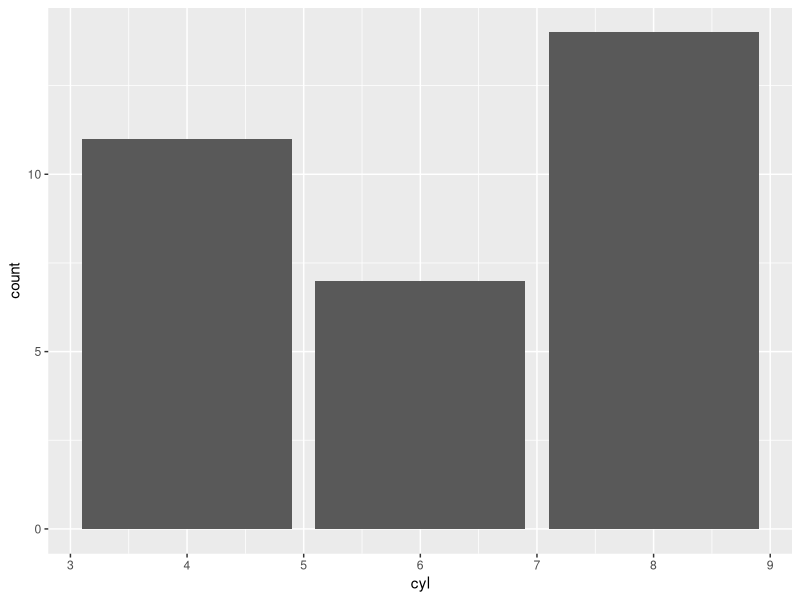
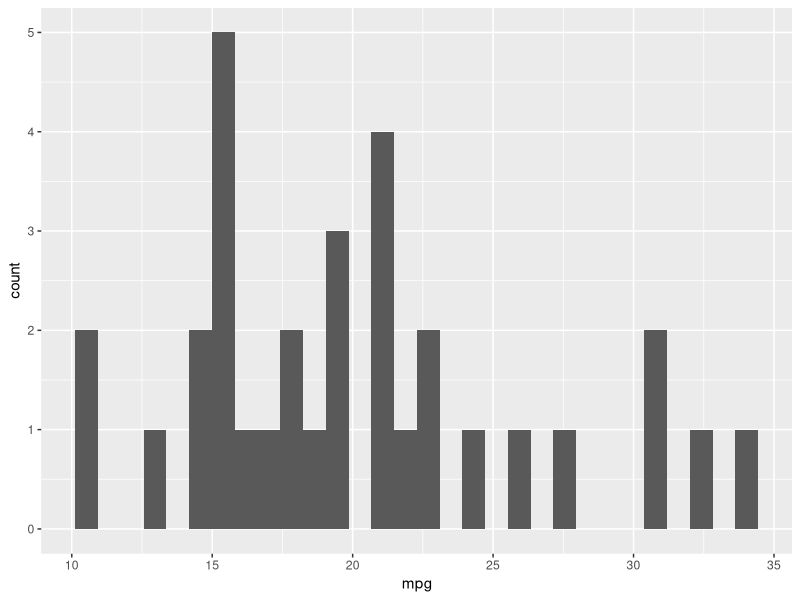
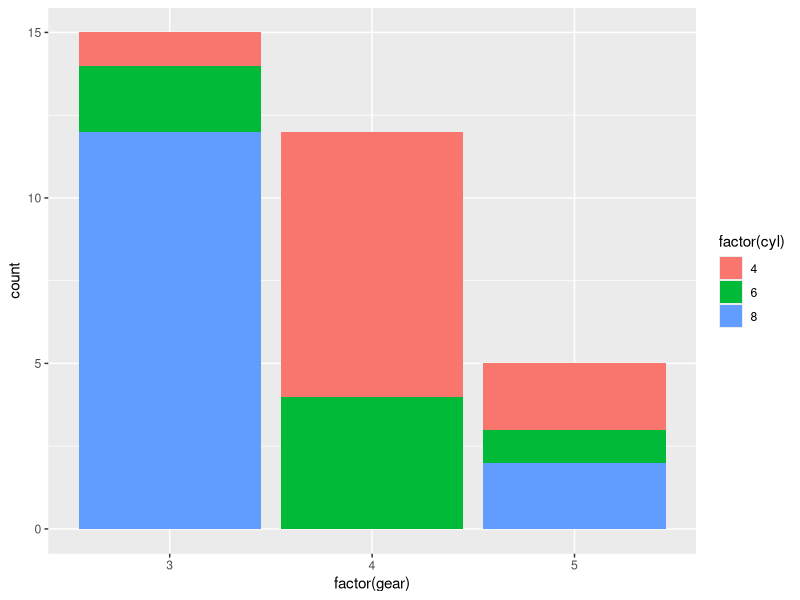
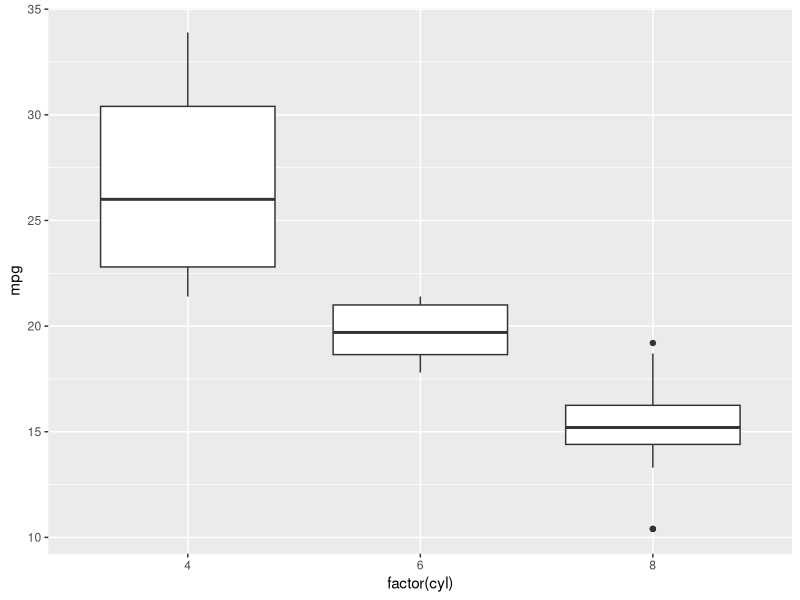
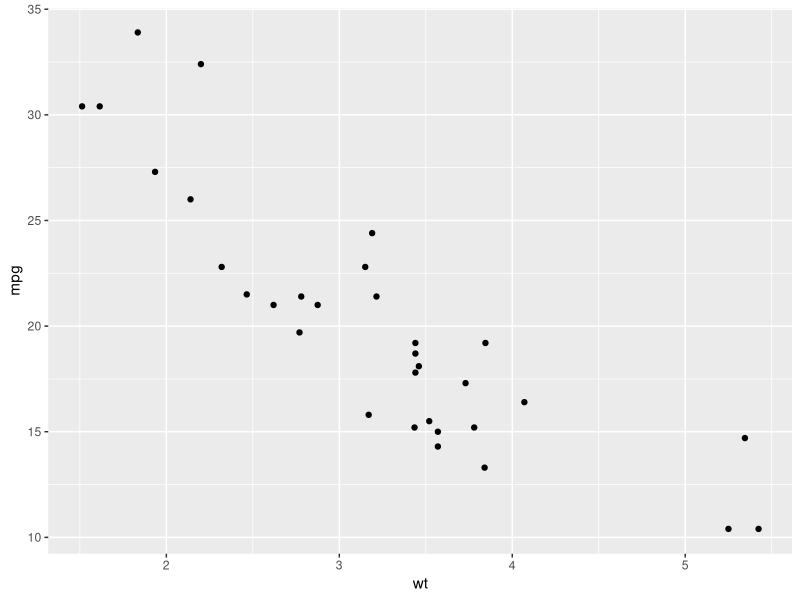
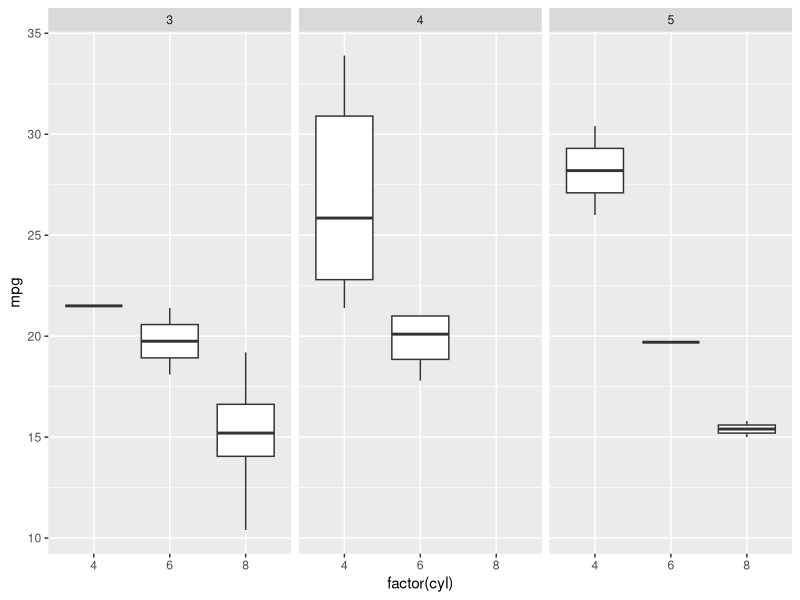
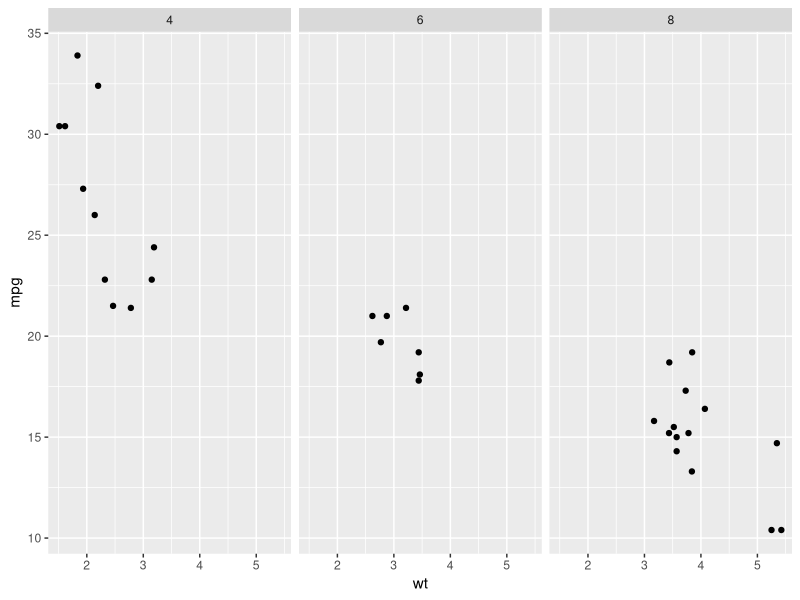
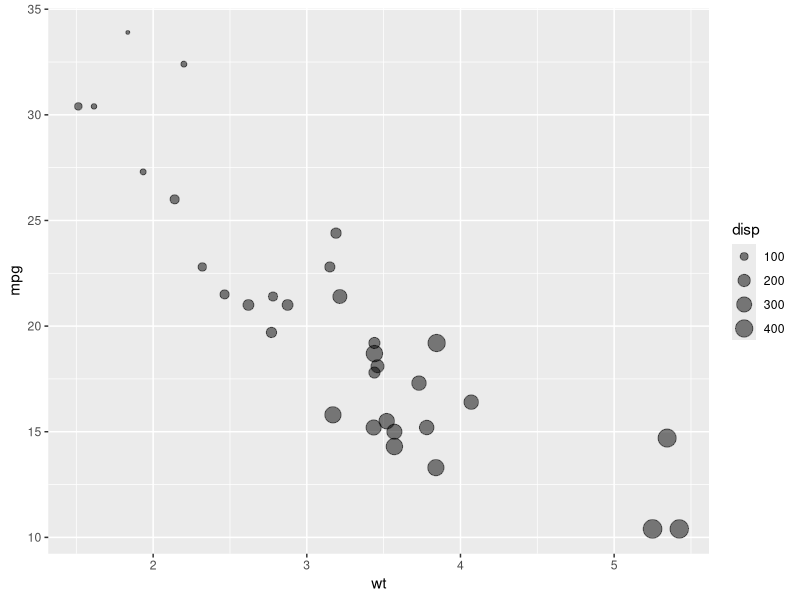

Here is the R script that generated these plots, in order:
## ---- chunk 1
knitr::opts_chunk$set(message = FALSE, warning = FALSE, error = FALSE, fig.height = 3)
## ---- chunk 2
df <- data.frame(numbers = 1:5, 
                 cities = c("Kabul", "Mazar", "Herat", "Jalalabad", "Kandahar"), 
                 population = c(4.635, 0.693, 1.780, 0.356, 0.557))
## ---- chunk 3
library(tidyverse)
df <- mutate(df, cities = as.character(df$cities))
## ---- chunk 4
df
## ---- chunk 5
df[2, 2]
## ---- chunk 6
df[2, ]
## ---- chunk 7
df[, 2]
## ---- chunk 8
df[-4, ]
## ---- chunk 9
df[c(2,3,1), ]
## ---- chunk 10
df$cities
## ---- chunk 11
df
data.frame(df, new_column = c(T,T,F,F,T))
## ---- chunk 12
df$new_column <- c(T,T,F,F,T)
df
## ---- chunk 13
titanic <- as.data.frame(Titanic)
## ---- chunk 14
nrow(titanic)
ncol(titanic)
dim(titanic)
str(titanic)
colnames(titanic)
rownames(titanic)
summary(titanic)
head(titanic)
tail(titanic)
## ---- chunk 15
table(titanic$Class)
unique(titanic$Class) #Levels because column Class is factor type (a type of character)
summary(titanic$Class)
## ---- chunk 16
ggplot(mtcars, aes(x = cyl)) + # data component
  geom_bar() # geom component
## ---- chunk 17
ggplot(mtcars, aes(x = mpg)) +  # data component
  geom_histogram() # geom component
## ---- chunk 18
ggplot(mtcars, aes(x = factor(gear), fill = factor(cyl))) +  # data component
  geom_bar() # geom component
## ---- chunk 19
ggplot(mtcars, aes(x = factor(cyl), y = mpg)) +  # data component
  geom_boxplot() # geom component
## ---- chunk 20
ggplot(mtcars, aes(x = wt, y = mpg)) +  # data component
  geom_point() # geom component
## ---- chunk 21
ggplot(mtcars, aes(x = factor(cyl), y = mpg)) +  # data component
  geom_boxplot() +  # geom component
  facet_wrap(~factor(gear)) # facet component
## ---- chunk 22
ggplot(mtcars, aes(x = wt, y = mpg)) +  # data component
  geom_point()+ # geom component
  facet_wrap(~factor(cyl)) # facet component
## ---- chunk 23
ggplot(mtcars, aes(x = wt, y = mpg, size = disp)) +
  geom_point(alpha = .5) # alpha controls transparency of points
## ---- chunk 24
ggplot(mtcars, aes(x = wt, y = mpg, color = disp)) +
  geom_point() + 
  theme_bw() # applies black and white theme
